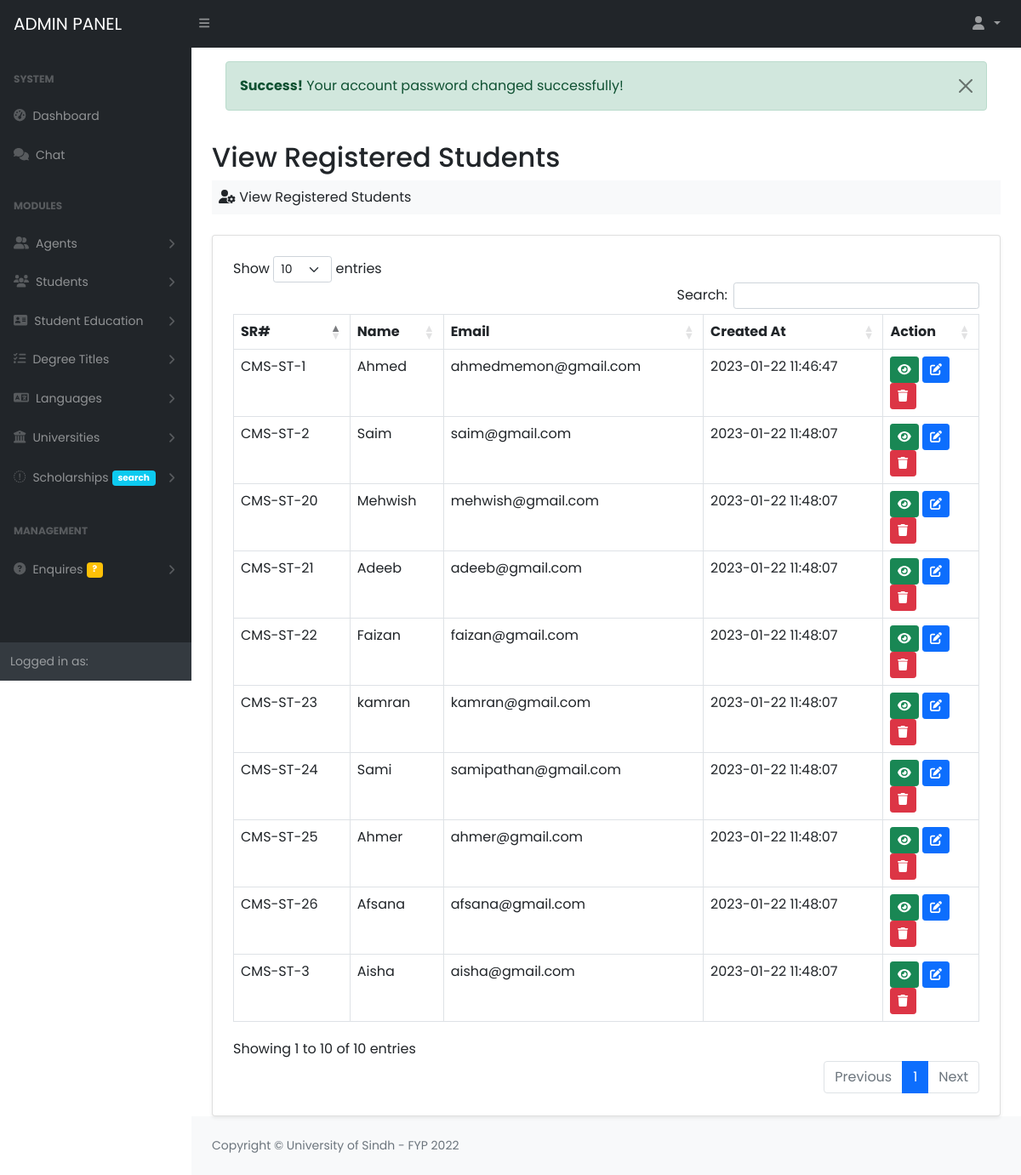
Page /Project/admin/view_students.php (signed in) on the committed database.
### tables this page shows
CREATE TABLE `students` (
  `student_id` int(11) NOT NULL AUTO_INCREMENT,
  `name` varchar(50) NOT NULL,
  `surname` varchar(50) DEFAULT NULL,
  `email` varchar(50) NOT NULL,
  `password` varchar(50) NOT NULL,
  `cnic` varchar(50) DEFAULT NULL,
  `gender` enum('Male','Female') DEFAULT NULL,
  `dob` varchar(50) DEFAULT NULL,
  `phone` varchar(50) DEFAULT NULL,
  `address` text DEFAULT NULL,
  `ilets_score` varchar(50) DEFAULT NULL,
  `cgpa` varchar(50) DEFAULT NULL,
  `religion` varchar(50) DEFAULT NULL,
  `profile` varchar(100) DEFAULT NULL,
  `status` int(11) DEFAULT 0,
  `created_at` timestamp NOT NULL DEFAULT current_timestamp() ON UPDATE current_timestamp(),
  PRIMARY KEY (`student_id`)
);

### Project/database/database.php (called while the page is built, shortened)
<?php
class Database
{
	private $db_host = "localhost";
	private $db_user = "root";
	private $db_pass = "";
	private $db_name = "fyp_cms";
	public $connection = null;
	public function __construct()
	{
		$this->connection = mysqli_connect($this->db_host, $this->db_user, $this->db_pass, $this->db_name);
	}
	public function executeQuery($query)
	{
		$this->query = $query;
		$this->result = mysqli_query($this->connection, $this->query);
		return $this->result;
	}
}
?>

### Project/admin/view_students.php (the view, shortened to what this page needs)
<?php  include_once("includes/header.php"); ?>
 <?php  include_once("includes/nav.php"); ?>
 <div id="layoutSidenav">
         <?php include_once("includes/sidebar.php") ?>
         <div id="layoutSidenav_content">
             <main>
                 <div class="container-fluid px-4">
                     <div class="p-3"><?php require_once("includes/messages.php") ?></div>
                     <h2 class="mt-1">View Registered Students</h2>
                     <ol class="breadcrumb mb-4 bg-light p-2">
                         <li class="breadcrumb-item"><i class="fa fa-user-cog"></i> View Registered Students</li>
                     </ol>
                     <div class="card shadow-sm bg-white p-2">
                         <div class="card-body p-3">
                            <table class="table table-bordered table-hover" id="table">
                                 <thead>
                                     <tr>
                                         <th>SR#</th>
                                         <th>Name</th>
                                         <th>Email</th>
                                         <th>Created At</th>
                                         <th>Action</th>
                                     </tr>
                                 </thead>
                                 <tbody>
                                     <?php
                                         $query = "SELECT * FROM students";
                                         $result = $db->executeQuery($query);
                                         if($result->num_rows){
                                             while($row = mysqli_fetch_assoc($result)){
                                                 ?>
                                                 <tr>
                                                     <td><?php echo "CMS-ST-".$row['student_id'] ?></td>
                                                     <td><?php echo $row['name'] ?></td>
                                                     <td><?php echo $row['email'] ?></td>
                                                     <td><?php echo $row['created_at'] ?></td>
                                                     <td>
                                                     <a href="show_student?id=<?php echo $row['student_id'] ?>" class="btn btn-success btn-sm"><i class="fa fa-eye"></i></a>
                                                     <a href="edit_student?id=<?php echo $row['student_id'] ?>" class="btn btn-primary btn-sm"><i class="fa fa-edit"></i></a>
                                                     <a href="classes/student?id=<?php echo $row['student_id'] ?>" class="btn btn-danger btn-sm"><i class="fa fa-trash"></i></a>
                                                     </td>
                                                 </tr>
                                                 <?php
                                             }
                                         }
                                     ?>
                                 </tbody>
                            </table>
                         </div>
                     </div>
                 </div>
             </main>
 <?php  include_once("includes/footer.php") ?>

### Project/admin/includes/header.php (style rules this page uses)
body { font-family: 'Poppins', sans-serif; }

### rows in the picture
students: student_id "1", name "Ahmed", email "ahmedmemon@gmail.com", created_at "2023-01-22 11:46:47"
students: student_id "2", name "Saim", email "saim@gmail.com", created_at "2023-01-22 11:48:07"
students: student_id "3", name "Aisha", email "aisha@gmail.com", created_at "2023-01-22 11:48:07"
students: student_id "20", name "Mehwish", email "mehwish@gmail.com", created_at "2023-01-22 11:48:07"
students: student_id "21", name "Adeeb", email "adeeb@gmail.com", created_at "2023-01-22 11:48:07"
students: student_id "22", name "Faizan", email "faizan@gmail.com", created_at "2023-01-22 11:48:07"
students: student_id "23", name "kamran", email "kamran@gmail.com", created_at "2023-01-22 11:48:07"
students: student_id "24", name "Sami", email "samipathan@gmail.com", created_at "2023-01-22 11:48:07"
students: student_id "25", name "Ahmer", email "ahmer@gmail.com", created_at "2023-01-22 11:48:07"
students: student_id "26", name "Afsana", email "afsana@gmail.com", created_at "2023-01-22 11:48:07"

### other values in the picture
$_SESSION['success'] "Your account password changed successfully!"
